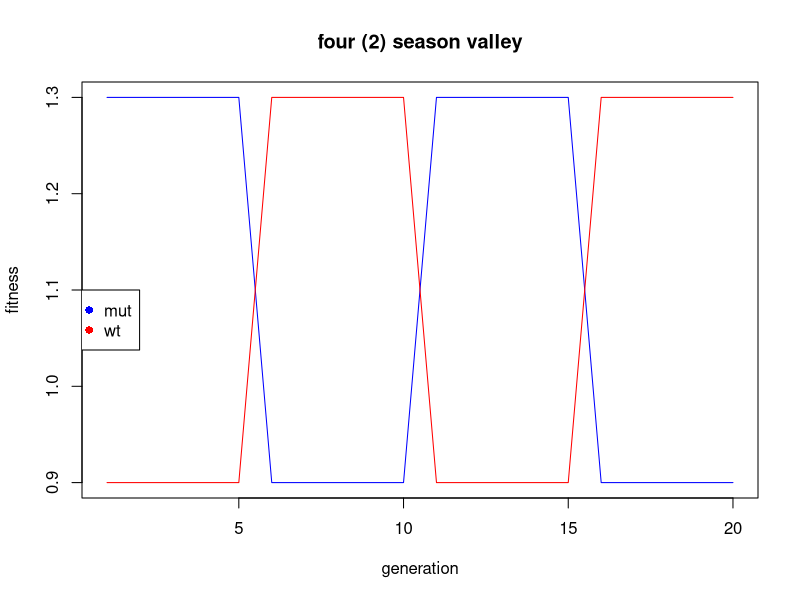
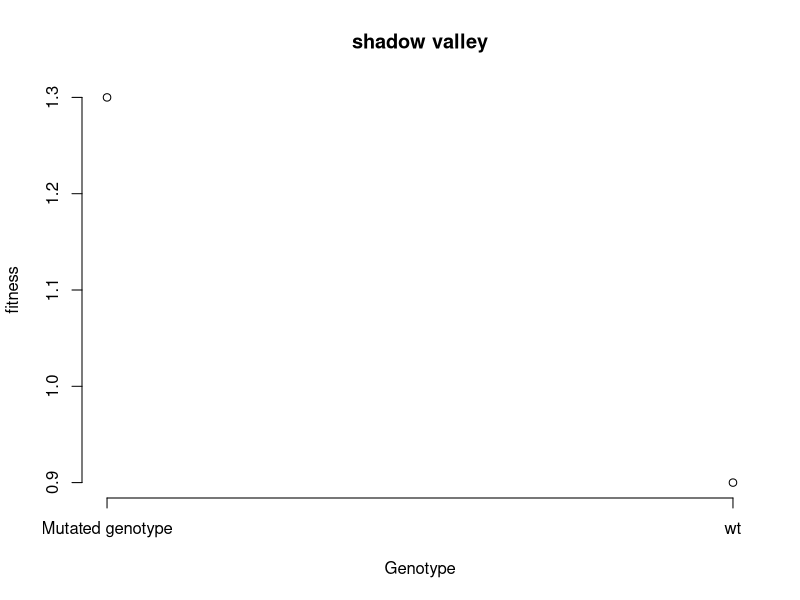

Write the R code that produced these figures, in order. (Note: this script raises an error after producing the figures.)
simulate_one_gen <- function(N_a, N_A, decay_rate, sel_coeff, mut_rate) {
  # draw offspring according to Poisson distribution
  offsp_a <- rpois(1, N_a * (1-decay_rate))
  offsp_A <- rpois(1, N_A * (1-decay_rate+sel_coeff))
  # draw new mutants according to Poisson distribution
  mut_a_to_A <- rpois(1, offsp_a * mut_rate)
  
  # determine new population sizes of wild type and mutant
  N_a_new <- max(offsp_a - mut_a_to_A, 0)
  N_A_new <-  offsp_A + mut_a_to_A
  
  return(c(N_a_new, N_A_new))
}
simulate_pop <- function(N_init_a, N_init_A, decay_rate, sel_coeff, mut_rate, t_max) {
  # Create the vector in which to save the results
  pop_vector <- c(N_init_a, N_init_A)
  # initiate the variables
  pop_new <- c(N_init_a, N_init_A)
  
  # run the simulation until generation t_max
  for (i in 1:t_max+1) {
    # redefine the current population one generation later
    pop_new <- simulate_one_gen(pop_new[1],pop_new[2], decay_rate, sel_coeff, mut_rate)
    # add the new population sizes to the output vector
    pop_vector <- rbind(pop_vector,pop_new)
    # condition to stop the simulation before t_max: either the population exceeds 1.5 times the original population size, or it goes extinct
    if (pop_new[1]+pop_new[2]>=1.5*(N_init_a+ N_init_A) | pop_new[1]+pop_new[2]==0) break
  }
  
  # define the row and column names of the output vector
  rownames(pop_vector) <- (0:t_max)[1:length(pop_vector[,1])] # note that the vector has to be cut if the simulation stopped early
  colnames(pop_vector) <- c("a","A")
  # return the result
  return(pop_vector)	
}

simulation_length <- 20 #needs to be divisible by 2*fit_flip
fitflip <- 5
season_changes <- simulation_length/(2*fitflip)
fit_shadowA <- 1.3
fit_shadowB <- 0.9
fit_sunA <- 0.9
fit_sunB <- 1.3
x <- seq(0,30,by = 0.1)
fitnessA <- rep(c(rep(fit_shadowA,fitflip),rep(fit_sunA,fitflip)), season_changes)
fitnessB <- rep(c(rep(fit_shadowB,fitflip),rep(fit_sunB,fitflip)), season_changes)
plot(fitnessA, col = "blue", xlab = "generation",ylab = "fitness", type = "l", main = "four (2) season valley")
lines(fitnessB, col = "red")
legend(0,1.1, legend=c("mut","wt"), col = c("blue","red"), pch = 16)
fitnessA <- fit_shadowA
fitnessB <- fit_shadowB

plot(c(fitnessA,fitnessB), ylab = "fitness", axes = F, xlab = "Genotype", main="shadow valley" )
axis(1,at = c(1,2), labels = c("Mutated genotype", "wt"))
axis(2)

TESTTESTTEST

print("hallo Flo")

